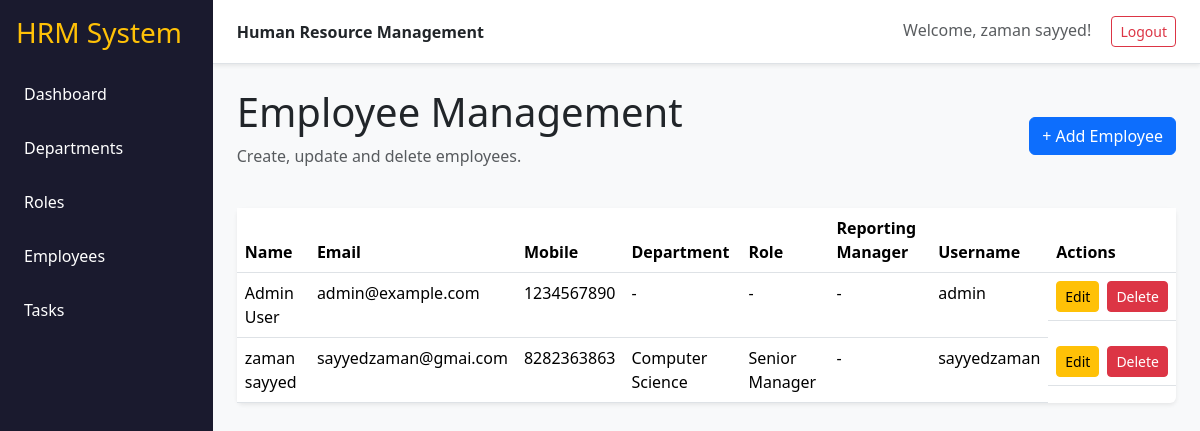
Page /employees (signed in) on the committed database.
### tables this page shows
CREATE TABLE user (
            employee_id INTEGER PRIMARY KEY AUTOINCREMENT,
            first_name VARCHAR(100) NOT NULL,
            last_name VARCHAR(100) NOT NULL,
            username VARCHAR(100) NOT NULL UNIQUE,
            password VARCHAR(100) NOT NULL,
            email VARCHAR(100) NOT NULL UNIQUE,
            mobile VARCHAR(100) NOT NULL,
            dept_id INTEGER,
            role_id INTEGER,
            reporting_manager_id INTEGER,
            date_of_joining DATE,
            created_at DATETIME NOT NULL,
            updated_at DATETIME NOT NULL,
            FOREIGN KEY (dept_id) REFERENCES department (dept_id),
            FOREIGN KEY (role_id) REFERENCES role (role_id),
            FOREIGN KEY (reporting_manager_id) REFERENCES user (employee_id)
        );

CREATE TABLE department (
            dept_id INTEGER PRIMARY KEY AUTOINCREMENT,
            dept_name VARCHAR(100) NOT NULL UNIQUE,
            description VARCHAR(300),
            created_at DATETIME NOT NULL,
            updated_at DATETIME NOT NULL,
            status INTEGER NOT NULL DEFAULT 1
        );

CREATE TABLE role (
            role_id INTEGER PRIMARY KEY AUTOINCREMENT,
            role_name VARCHAR(100) NOT NULL UNIQUE,
            description VARCHAR(300),
            created_at DATETIME NOT NULL,
            updated_at DATETIME NOT NULL,
            status INTEGER NOT NULL DEFAULT 1
        );

### app.py (the view)
@app.route("/employees")
@login_required
def employees():
    conn = get_db()
    query = """
        SELECT u.*,
               d.dept_name,
               r.role_name,
               rm.first_name AS rm_first,
               rm.last_name AS rm_last
        FROM user u
        LEFT JOIN department d ON u.dept_id = d.dept_id
        LEFT JOIN role r ON u.role_id = r.role_id
        LEFT JOIN user rm ON u.reporting_manager_id = rm.employee_id
        ORDER BY u.employee_id DESC
    """
    rows = conn.execute(query).fetchall()
    conn.close()
    return render_template("employees.html", employees=rows)

### app.py (called while the page is built)
def login_required(f):
    @wraps(f)
    def decorated_function(*args, **kwargs):
        if 'employee_id' not in session:
            return redirect(url_for('login'))
        return f(*args, **kwargs)
    return decorated_function

def get_db():
    conn = sqlite3.connect(DB_NAME)
    conn.row_factory = sqlite3.Row
    return conn

### templates/employees.html (shortened to what this page needs)
{% extends "base.html" %}
{% block content %}
<div class="d-flex justify-content-between align-items-center mb-4">
    <div>
        <h1>Employee Management</h1>
        <p class="text-muted">Create, update and delete employees.</p>
    </div>
    <a class="btn btn-primary" href="{{ url_for('create_employee') }}">+ Add Employee</a>
</div>
<div class="card shadow-sm">
<div class="table-responsive">
<table class="table table-hover mb-0">
    <thead>
        <tr>
            <th>Name</th>
            <th>Email</th>
            <th>Mobile</th>
            <th>Department</th>
            <th>Role</th>
            <th>Reporting Manager</th>
            <th>Username</th>
            <th>Actions</th>
        </tr>
    </thead>
    <tbody>
    {% for e in employees %}
        <tr>
            <td>{{ e.first_name }} {{ e.last_name }}</td>
            <td>{{ e.email }}</td>
            <td>{{ e.mobile }}</td>
            <td>{{ e.dept_name or "-" }}</td>
            <td>{{ e.role_name or "-" }}</td>
            <td>{% if e.rm_first %}{{ e.rm_first }} {{ e.rm_last }}{% else %}-{% endif %}</td>
            <td>{{ e.username }}</td>
            <td class="d-flex gap-2">
                <a class="btn btn-sm btn-warning"
                   href="{{ url_for('edit_employee', employee_id=e.employee_id) }}">Edit</a>
                <form method="post"
                      action="{{ url_for('delete_employee', employee_id=e.employee_id) }}"
                      onsubmit="return confirm('Are you sure you want to delete this employee?');">
                    <button class="btn btn-sm btn-danger">Delete</button>
                </form>
            </td>
        </tr>
    {% else %}
        <tr><td colspan="8" class="text-center p-4">No employees found.</td></tr>
    {% endfor %}
    </tbody>
</table>
</div>
</div>
{% endblock %}

### templates/base.html (shortened to what this page needs)
<!doctype html>
<html lang="en">
<head>
    <link href="https://cdn.jsdelivr.net/npm/bootstrap@5.3.3/dist/css/bootstrap.min.css" rel="stylesheet">
    <link rel="stylesheet" href="{{ url_for('static', filename='css/style.css') }}">
</head>
<body class="bg-light">
<div class="d-flex min-vh-100">
    {% if session.get('employee_id') %}
    <aside class="sidebar p-3 text-white" style="width: 250px; background-color: #1a1a2e;">
        <h3 class="mb-4 text-warning">HRM System</h3>
        <div class="d-flex flex-column gap-2">
            <a href="{{ url_for('dashboard') }}" class="text-white text-decoration-none p-2 rounded hover-bg">Dashboard</a>
            <a href="{{ url_for('departments') }}" class="text-white text-decoration-none p-2 rounded hover-bg">Departments</a>
            <a href="{{ url_for('roles') }}" class="text-white text-decoration-none p-2 rounded hover-bg">Roles</a>
            <a href="{{ url_for('employees') }}" class="text-white text-decoration-none p-2 rounded hover-bg">Employees</a>
            <a href="{{ url_for('tasks') }}" class="text-white text-decoration-none p-2 rounded hover-bg">Tasks</a>
        </div>
    </aside>
    {% endif %}
    <main class="flex-grow-1">
        {% if session.get('employee_id') %}
        <nav class="navbar bg-white border-bottom px-4 py-3 d-flex justify-content-between align-items-center shadow-sm">
            <strong>Human Resource Management</strong>
            <div>
                <span class="me-3 text-muted">Welcome, {{ session.get('name', 'User') }}!</span>
                <a href="{{ url_for('logout') }}" class="btn btn-sm btn-outline-danger">Logout</a>
            </div>
        </nav>
        {% endif %}
        <div class="container-fluid p-4">
            {% block content %}{% endblock %}
        </div>
    </main>
</div>
</body>
</html>

### static/css/style.css (style rules this page uses)
body { background: #f6f8fb; }
.sidebar { width: 240px; background: #17132a; color: white; }
.sidebar h3 { color: #b5d800; }
.sidebar a { display: block; color: white; text-decoration: none; padding: 12px 10px; border-radius: 8px; margin-bottom: 6px; }
.card { border: 0; }

### rows in the picture
user: first_name "Admin", last_name "User", email "admin@example.com", mobile "1234567890", dept_name "-", role_name "-", username "admin"
user: first_name "zaman", last_name "sayyed", email "sayyedzaman@gmai.com", mobile "8282363863", dept_name "Computer Science", role_name "Senior Manager", username "sayyedzaman"

### other values in the picture
{{ session.get('name', 'User') }} "zaman sayyed"
